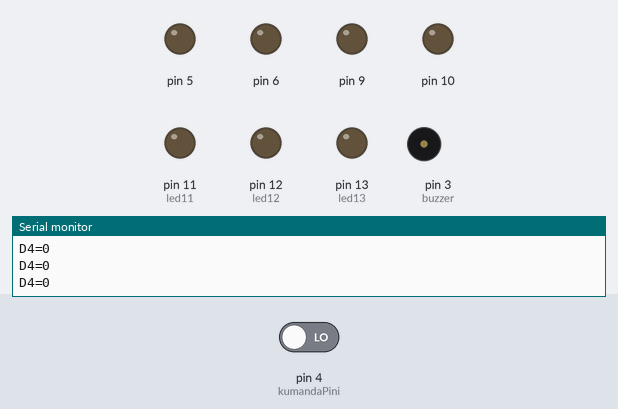
Recording of a sketch running on a simulated Arduino Uno, built with avr-gcc and run on an emulated ATmega328P. Shown: output pins drawn as LEDs (lit = HIGH), buzzer (waves = sounding), the last lines printed to the serial monitor. The inputs (shaded band) are chosen by the test bench; at power-on: pin 4 (kumandaPini) LOW.

Above: at 1.2 s.
1.3 s: pin 4 (kumandaPini) driven HIGH
At 1.47 s:
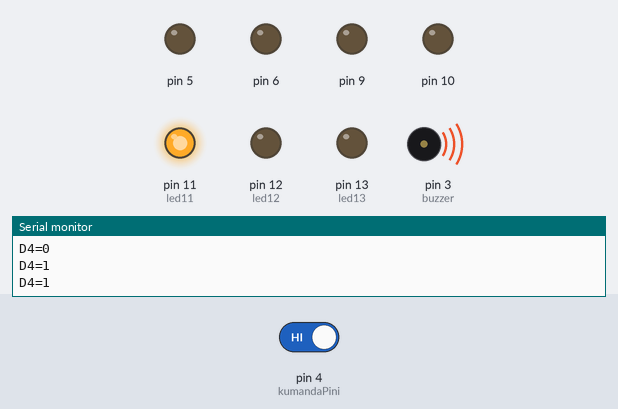
At 2.3 s:
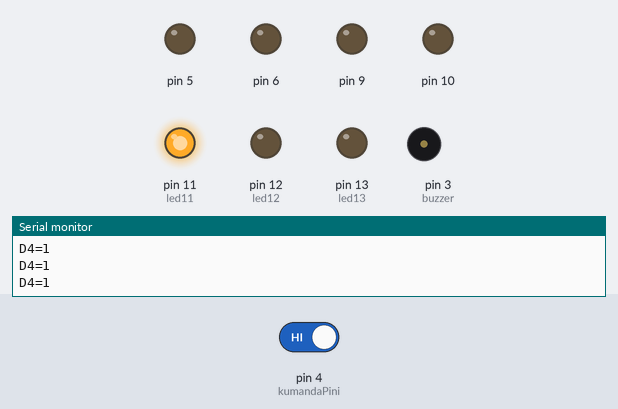
3.0 s: pin 4 (kumandaPini) driven LOW
At 4.0 s:
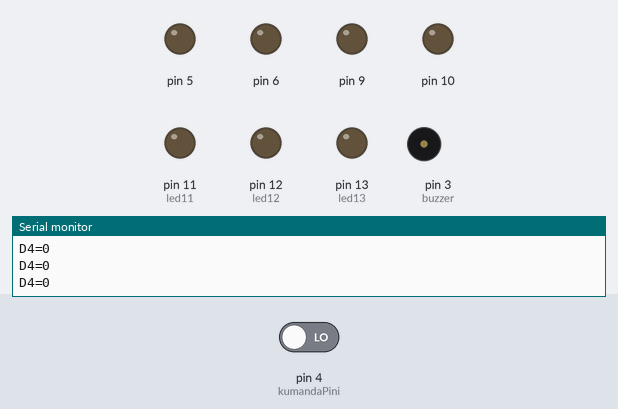
Timing chart, 0 to 6.0 s (numbered marks = the images above; inputs shaded):
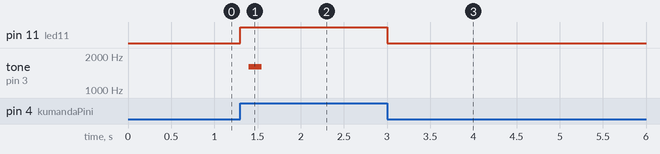

The sketch:

01B_IR_Test.ino
```cpp
// BU KOD MUCİT AKADEMİSİ İÇİN EMRE DEMİRÖZ HOCA TARAFINDAN HAZIRLANMIŞTIR.
// Ders 3: D4 varsayımdır. Yalnız sabit git/dur çıkışlı modül testi.
// Ham IR kumanda kodlarını çözmez.
// unsigned long: millis() saatini saklayan büyük tam sayı.
int led11 = 11;
int led12 = 12;
int led13 = 13;
int buzzer = 3;
int kumandaPini=4;
// Varsayilan, kabloyu dogrula.
bool oncekiDurum=false;
unsigned long degismeZamani=0,sonYazmaZamani=0,sesBaslamaZamani=0;
bool sesCaldi=false;
// setup: Kart açılınca yalnız bir kez çalışır.
void setup() {
  pinMode(led11, OUTPUT);
  pinMode(led12, OUTPUT);
  pinMode(led13, OUTPUT);
  pinMode(buzzer, OUTPUT);
  Serial.begin(115200);
  // Motor çıkışları kapalı: bu derste yalnız kumandayı ölçüyoruz.
  pinMode(5, OUTPUT); digitalWrite(5, LOW);
  pinMode(6, OUTPUT); digitalWrite(6, LOW);
  pinMode(9, OUTPUT); digitalWrite(9, LOW);
  pinMode(10, OUTPUT); digitalWrite(10, LOW);
  pinMode(kumandaPini,INPUT);
}
// loop: Kart açık kaldıkça bu adımları tekrar tekrar yapar.
void loop() {

  // Motorlar kapalı kalır.
  unsigned long simdi=millis();
  bool birGeldi=digitalRead(kumandaPini)==HIGH;
  if(birGeldi!=oncekiDurum){
    oncekiDurum=birGeldi;
    degismeZamani=simdi;
    sesCaldi=false;
  }
  digitalWrite(led11,birGeldi);
  digitalWrite(led12,LOW);
  digitalWrite(led13,LOW);
  if(birGeldi && !sesCaldi && simdi-degismeZamani>=100){
    tone(buzzer,1600);
    sesBaslamaZamani=simdi;
    sesCaldi=true;
  }
  if(!birGeldi || (sesCaldi && simdi-sesBaslamaZamani>=150))noTone(buzzer);
  if(simdi-sonYazmaZamani>=100){
    sonYazmaZamani=simdi;
    Serial.print("D4=");
    Serial.println(birGeldi); // 1 veya 0 yazdırır.
  }
}
```

Measured:
- after the input at 1.3 s, pin 11 (led11): LOW → HIGH at once; tone on pin 3 (buzzer): silent → 1600 Hz after 0.10 s, → silent 0.15 s later
- after the input at 3.0 s, pin 11 (led11): HIGH → LOW at once
